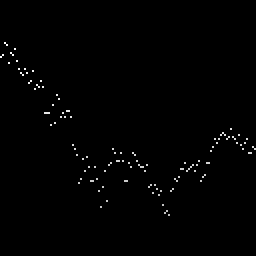
#> input picture Experiments/ts_img.png, 128 x 128 px, found by its file name (shown 2 times larger)
$ python img_interpolation.py
#> lines starting #> are read from the running program, lines starting #| are printed output that depends on the picture; after the words box and inside, x2 and y2 are one past the last pixel; in counts of white or black regions, pixels touching at a corner belong together
#> further down, im is the input picture: PIL image 128x128 RGBA; mean R, G, B, A 1.7, 1.7, 1.7, 255

import numpy as np
import matplotlib.pyplot as plt
from PIL import Image
import cv2

# Read in image and convert to greyscale array object


def interpolate_pixels(image, plot = False):

#> called with plot = False
    pixels = []
    for i in range(image.shape[1]):
        for j in range(image.shape[0]):

            if image[j,i]!= 0:
                pixels.append((i,j))


    for c in range(len(pixels)-1):
        start_point = pixels[c]
        end_point = pixels[c+1]

        color = 255

        # Line thickness of 9 px
        thickness = 1

        # Using cv2.line() method
        # Draw a diagonal green line with thickness of 9 px
        image = cv2.line(image, start_point, end_point, color, thickness)
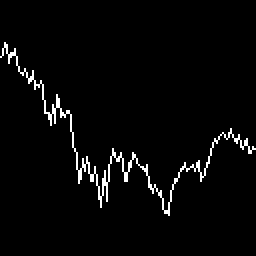
#> image: shape (128, 128) (shown 2 times larger); 2.9% white in thin lines or dots, all inside (x1, y1, x2, y2) = (0, 21, 128, 108)

    if plot:

        fig = plt.figure(frameon=False)
        fig.set_size_inches(image.shape[0]/100,image.shape[1]/100)

        ax = plt.Axes(fig, [0., 0., 1., 1.])
        ax.set_axis_off()
        fig.add_axes(ax)
        ax.imshow(image, cmap = 'gray')

    return image

if __name__=='__main__':

    im = Image.open('Experiments/ts_img.png')
    im = np.array(im.convert('L'))
    image = interpolate_pixels(im)
